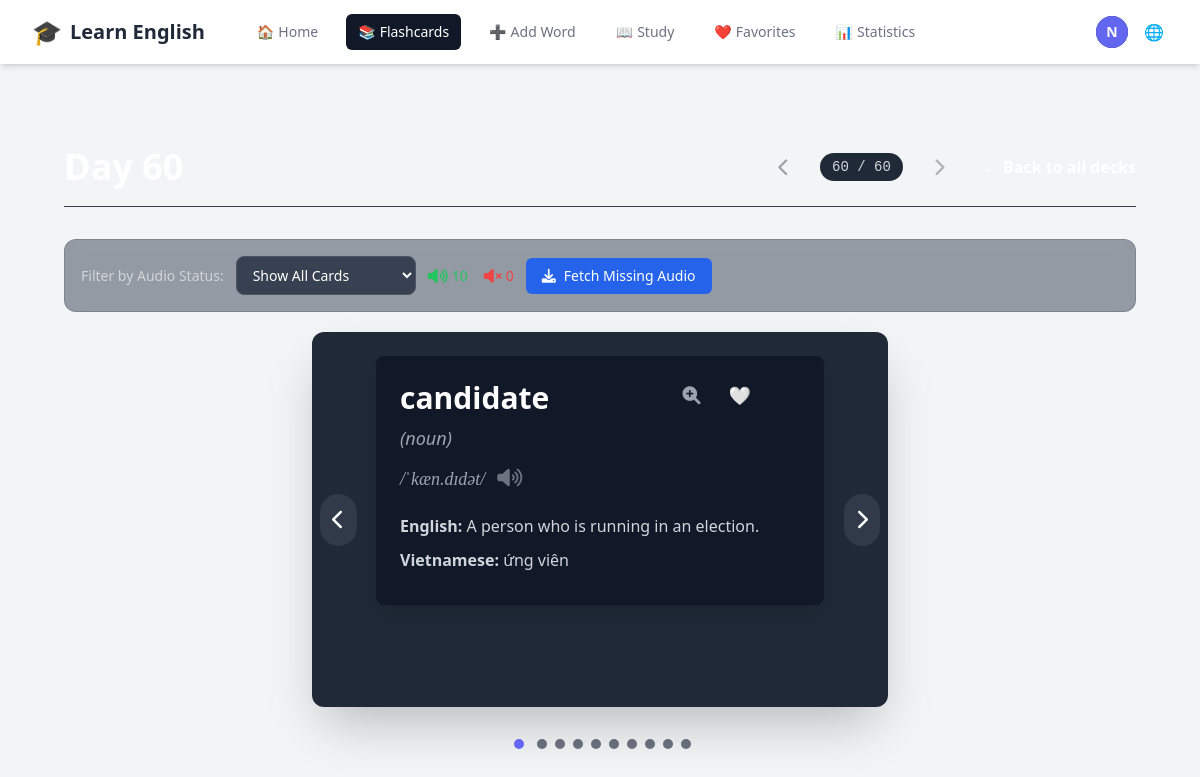
Before: /decks/82/ (signed in) with the older database file.
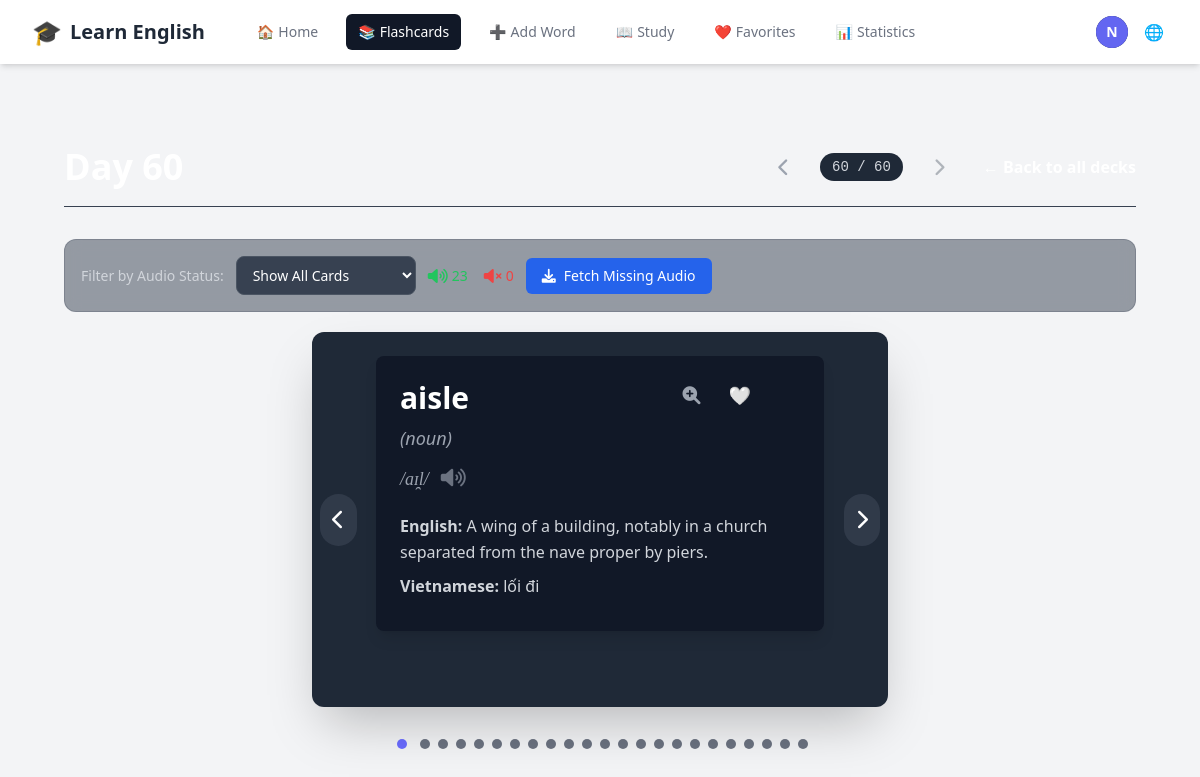
After: the same page with the newer database file.
### vocabulary/models.py (models this page shows, shortened)
class Flashcard(models.Model):
    user = models.ForeignKey(settings.AUTH_USER_MODEL, on_delete=models.CASCADE, related_name='flashcards')
    deck = models.ForeignKey(Deck, on_delete=models.CASCADE, related_name='flashcards', null=True, blank=True)
    word = models.CharField(max_length=255)
    phonetic = models.CharField(max_length=100, blank=True, null=True, help_text="Phonetic transcription (e.g., /rɪˈzɪliənt/)")
    part_of_speech = models.CharField(max_length=50, blank=True, null=True)
    audio_url = models.URLField(max_length=500, blank=True, null=True)
    image = models.ImageField(upload_to='flashcard_images/', blank=True, null=True)
    related_image_url = models.URLField(max_length=500, blank=True, null=True, help_text="Auto-fetched related image URL")
    general_synonyms = models.TextField(blank=True, null=True, help_text="Comma-separated list of general synonyms")
    general_antonyms = models.TextField(blank=True, null=True, help_text="Comma-separated list of general antonyms")
    ease_factor = models.FloatField(default=2.5, help_text="Legacy SM-2 ease factor (not used)")
    repetitions = models.PositiveIntegerField(default=0, help_text="Legacy successful reviews count (not used)")
    interval = models.PositiveIntegerField(default=0, help_text="Legacy interval days (not used)")
    next_review = models.DateField(default=timezone.now, help_text="Legacy next review date (not used)")
    last_reviewed = models.DateTimeField(blank=True, null=True, help_text="Last time card was reviewed")
    times_seen_today = models.PositiveIntegerField(default=0, help_text="Number of times seen today (reset daily)")
    last_seen_date = models.DateField(blank=True, null=True, help_text="Last date this card was shown")
    difficulty_score = models.FloatField(default=None, null=True, blank=True, help_text="Difficulty level: 0.0=Again, 0.33=Hard, 0.67=Good, 1.0=Easy")
    total_reviews = models.PositiveIntegerField(default=0, help_text="Total number of times reviewed")
    correct_reviews = models.PositiveIntegerField(default=0, help_text="Number of correct reviews")
    created_at = models.DateTimeField(auto_now_add=True)
    class Meta:
        ordering = ['word']
        unique_together = ['user', 'word']  # Một user không thể có từ trùng lặp
        indexes = [
            models.Index(fields=['user', 'word']),
            models.Index(fields=['user', 'deck']),
            models.Index(fields=['user', 'last_seen_date']),
            models.Index(fields=['user', 'difficulty_score']),
            models.Index(fields=['user', 'times_seen_today']),
            models.Index(fields=['user', 'created_at']),
            models.Index(fields=['difficulty_score', 'times_seen_today']),
            models.Index(fields=['last_seen_date', 'times_seen_today']),
        ]

class Definition(models.Model):
    flashcard = models.ForeignKey(Flashcard, related_name='definitions', on_delete=models.CASCADE)
    english_definition = models.TextField()
    vietnamese_definition = models.TextField()
    definition_synonyms = models.TextField(blank=True, null=True, help_text="Comma-separated list of synonyms for this definition")
    definition_antonyms = models.TextField(blank=True, null=True, help_text="Comma-separated list of antonyms for this definition")
    class Meta:
        indexes = [
            models.Index(fields=['flashcard']),
        ]

### vocabulary/views.py (the view)
# urls.py: path('decks/<int:deck_id>/', views.deck_detail, name='deck_detail'),
@login_required
def deck_detail(request, deck_id):
    try:
        deck = Deck.objects.get(id=deck_id, user=request.user)
        flashcards = Flashcard.objects.filter(deck=deck).prefetch_related('definitions')
        user_decks = Deck.objects.filter(user=request.user).order_by('id')
        previous_deck = user_decks.filter(id__lt=deck_id).order_by('-id').first()
        next_deck = user_decks.filter(id__gt=deck_id).order_by('id').first()
        deck_position = user_decks.filter(id__lte=deck_id).count()
        total_decks = user_decks.count()
        context = {
            'deck': deck,
            'flashcards': flashcards,
            'previous_deck': previous_deck,
            'next_deck': next_deck,
            'deck_position': deck_position,
            'total_decks': total_decks,
            'has_navigation': total_decks > 1,  # Show navigation only if user has multiple decks
        }
        return render(request, 'vocabulary/deck_detail.html', context)
    except Deck.DoesNotExist:
        return redirect('deck_list')

### vocabulary/context_processors.py (called while the page is built)
    def _(message):
        return str(message)

### vocabulary/templates/vocabulary/deck_detail.html (shortened to what the changed rows need)
{% extends "base.html" %} {% load static %}  {% block content %}
<div class="max-w-7xl mx-auto px-4 sm:px-6 lg:px-8 py-10">
  <div
    class="flex justify-between items-center mb-8 pb-4 border-b border-gray-700"
  >
    <div class="flex items-center gap-4">
      <div id="deck-name-view" class="flex items-center gap-3">
        <h1 class="text-4xl font-extrabold text-white">{{ deck.name }}</h1>
      </div>
    </div>
    <div class="flex items-center gap-6">
    </div>
  </div>
  {% if flashcards %}
  <div class="audio-filter-controls">
    <label for="audio-filter">{{ manual_texts.filter_by_audio }}:</label>
    <select id="audio-filter">
      <option value="all">{{ manual_texts.show_all_cards }}</option>
    </select>
    <div class="audio-stats">
      <div class="stat-item has-audio">
        <i class="fas fa-volume-up"></i>
        <span id="cards-with-audio-count">0</span>
      </div>
      <div class="stat-item no-audio">
        <i class="fas fa-volume-mute"></i>
        <span id="cards-without-audio-count">0</span>
      </div>
    </div>
    <button
      id="fetch-missing-audio-btn"
      class="bg-blue-600 hover:bg-blue-700 text-white px-4 py-2 rounded-md text-sm font-medium transition-colors duration-200 flex items-center gap-2"
    >
      <i class="fas fa-download"></i>
      {{ manual_texts.fetch_missing_audio }}
    </button>
  </div>
  <div
    id="carousel-container"
    class="relative w-full max-w-xl mx-auto overflow-hidden rounded-xl shadow-2xl bg-gray-800 p-6"
  >
    <div
      id="carousel-slides"
      class="flex overflow-x-scroll no-scrollbar snap-x snap-mandatory"
      style="scroll-behavior: auto"
    >
      {% for card in flashcards %}
      <div
        class="flex-shrink-0 snap-center"
        style="width: 100%"
        data-card-id="{{ card.id }}"
      >
        <div
          class="card-view-mode word-item-tailwind p-6 bg-gray-900 rounded-lg shadow-lg w-full max-w-md mx-auto text-white flex flex-col items-start relative"
          data-has-audio="{% if card.audio_url %}true{% else %}false{% endif %}"
        >
          <div class="absolute top-4 right-4 flex items-center gap-2">
            <button
              class="enhanced-audio-btn card-action-btn text-gray-400 hover:text-blue-400 transition-colors duration-200 p-2 rounded-full hover:bg-gray-800"
              data-card-id="{{ card.id }}"
              data-word="{{ card.word }}"
              title="{{ manual_texts.enhanced_audio_fetch|default:'Get Multiple Pronunciations' }}"
            >
              <i class="fas fa-search-plus text-lg"></i>
            </button>
            <button
              class="favorite-btn card-action-btn text-gray-400 hover:text-red-400 transition-colors duration-200 p-2 rounded-full hover:bg-gray-800"
              data-card-id="{{ card.id }}"
              title="{{ manual_texts.toggle_favorite|default:'Toggle favorite' }}"
              aria-label="{{ manual_texts.toggle_favorite|default:'Toggle favorite' }}"
            >
              <span class="favorite-icon text-lg">🤍</span>
            </button>
          </div>
          <div class="text-3xl font-bold mb-2">
            <a
              href="https://dictionary.cambridge.org/dictionary/english/{{ card.word }}"
              target="_blank"
              class="dictionary-word-link hover:underline focus:outline-none focus:ring-2 focus:ring-primary-color focus:ring-offset-2 focus:ring-offset-gray-900"
              data-word="{{ card.word }}"
              >{{ card.word }}</a
            >
          </div>
          {% if card.part_of_speech %}
          <div class="text-lg text-gray-400 mb-2 italic">
            ({{ card.part_of_speech }})
          </div>
          {% endif %}
          {% if card.phonetic %}
          <div class="text-lg text-gray-400 font-serif italic mb-4 flex items-center space-x-2">
            <span>{{ card.phonetic }}</span>
            {% if card.audio_url %}
            <button
              class="audio-icon-tailwind text-gray-500 hover:text-primary-color transition-colors duration-200"
              data-audio-url="{{ card.audio_url }}"
              title="{{ manual_texts.listen }}"
            >
              <i class="fas fa-volume-up text-xl"></i>
            </button>
            {% endif %}
          </div>
          {% endif %} {% for def in card.definitions.all %}
          <div class="text-base text-gray-300 leading-relaxed mb-2">
            <span class="font-semibold text-primary-color"
              >{{ manual_texts.english_label }}</span
            >
            {{ def.english_definition }}
          </div>
          <div class="text-base text-gray-300 leading-relaxed mb-2">
            <span class="font-semibold text-primary-color"
              >{{ manual_texts.vietnamese_label }}</span
            >
            {{ def.vietnamese_definition }}
          </div>
          {% endfor %}
        </div>
      </div>
      {% endfor %}
    </div>
    <button
      id="prevBtn"
      class="absolute top-1/2 left-2 -translate-y-1/2 bg-gray-700 bg-opacity-75 text-white p-3 rounded-full hover:bg-opacity-100 transition-all duration-200 z-10 focus:outline-none focus:ring-2 focus:ring-primary-color focus:ring-offset-2 focus:ring-offset-gray-800"
    >
      <i class="fas fa-chevron-left text-xl"></i>
    </button>
    <button
      id="nextBtn"
      class="absolute top-1/2 right-2 -translate-y-1/2 bg-gray-700 bg-opacity-75 text-white p-3 rounded-full hover:bg-opacity-100 transition-all duration-200 z-10 focus:outline-none focus:ring-2 focus:ring-primary-color focus:ring-offset-2 focus:ring-offset-gray-800"
    >
      <i class="fas fa-chevron-right text-xl"></i>
    </button>
  </div>
  <div id="pagination-dots" class="text-center mt-6 space-x-2"></div>
  {% endif %}
</div>
{% endblock %}
{% block extra_css %}
<link rel="stylesheet" href="{% static 'css/enhanced-audio-modal.css' %}">
{% endblock %}

Changed rows visible on the page:
no longer on this page (row unchanged): Flashcard: word "candidate", part_of_speech "noun", phonetic "/ˈkæn.dɪdət/"
no longer on this page (row unchanged): Definition: english_label "English:", english_definition "A person who is running in an election.", vietnamese_label "Vietnamese:", vietnamese_definition "ứng viên", shown under "candidate"
added Flashcard: word "aisle", part_of_speech "noun", phonetic "/aɪ̯l/"
added Definition: english_label "English:", english_definition "A wing of a building, notably in a church separated from the nave proper by piers.", vietnamese_label "Vietnamese:", vietnamese_definition "lối đi", shown under "aisle"
